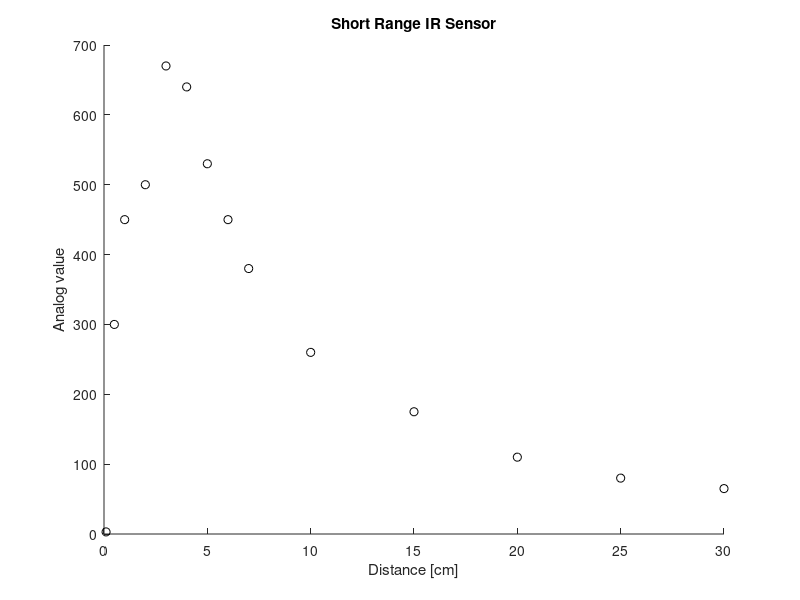

This chart was generated by the following MATLAB code: (Note: this script raises an error after producing the figure.)
clear all;
clc;
% Distance
d = [0.1, 0.5, 1, 2, 3, 4, 5, 6, 7, 10, 15, 20, 25, 30];

% Analog value
a = [3, 300, 450, 500, 670, 640, 530, 450, 380, 260, 175, 110, 80, 65];

figure(1); clf; hold on;
plot(d, a, 'ko');
title('Short Range IR Sensor');
xlabel('Distance [cm]'); ylabel('Analog value');

createFit(d,a);